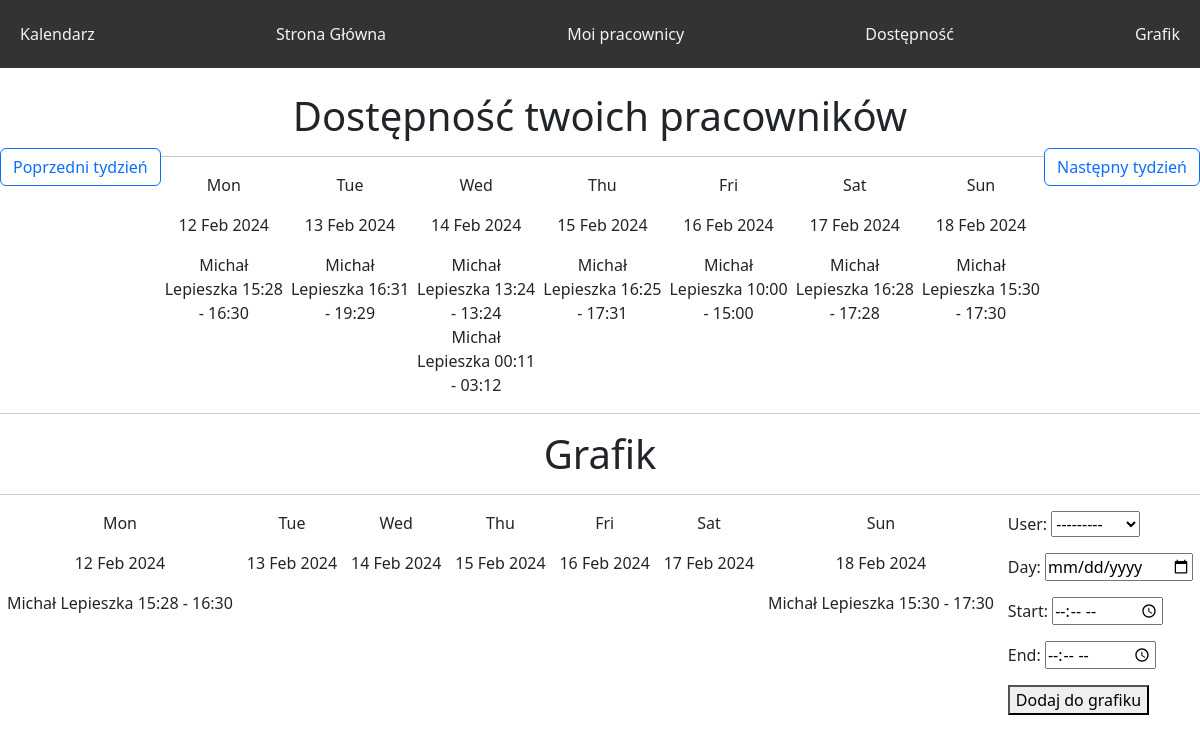
/schedule/timetable/?week_offset=-1 (signed in), run on an earlier commit of the app's database.
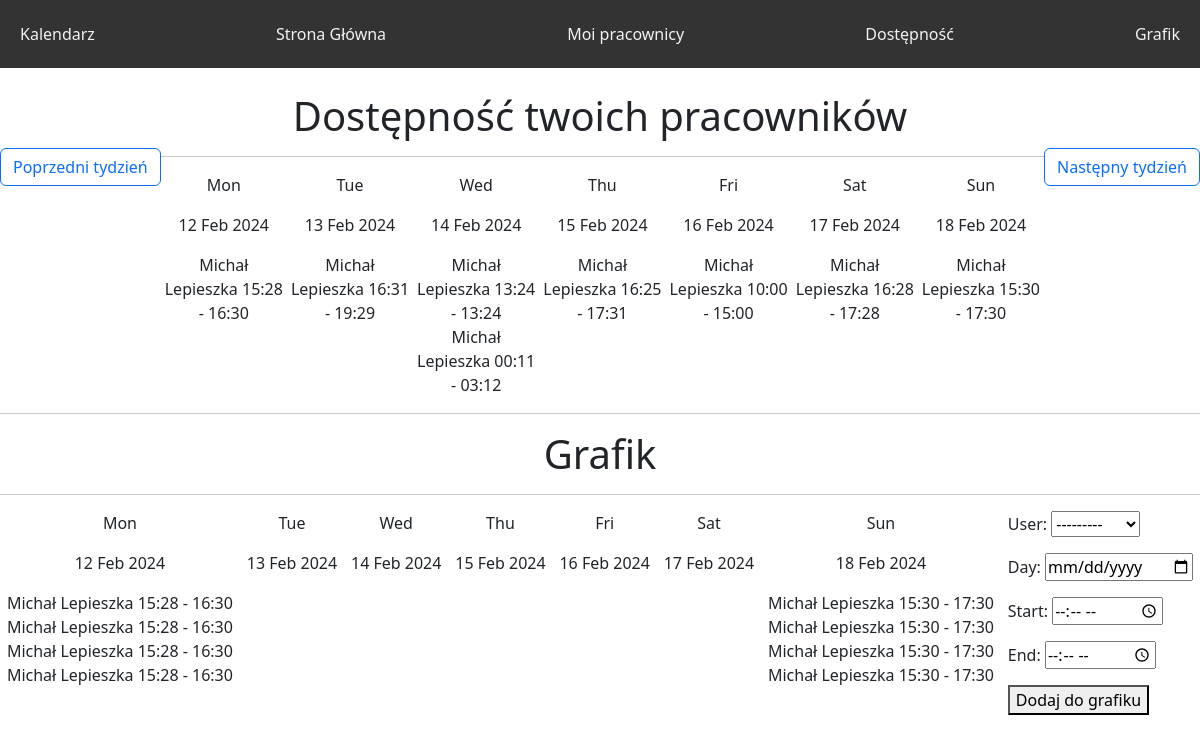
And on a later commit of the database.
### base/models.py (models this page shows, shortened)
class Availability(models.Model):
    availability_day = models.DateField()
    availability_start = models.TimeField()
    availability_end = models.TimeField()
    user = models.ForeignKey(User, on_delete=models.CASCADE)
    upload = models.BooleanField(default=False, blank=True, null=True)

class Timetable(models.Model):
    day = models.DateField()
    start = models.TimeField()
    end = models.TimeField()
    user = models.ForeignKey(User, on_delete=models.CASCADE)

### schedule/views.py (the view, shortened to what this page needs)
# urls.py: path('timetable/', TimetableView.as_view(), name='timetable'),
class TimetableView(LoginRequiredMixin, ListView):
    template_name = 'schedule/timetable.html'
    model = Availability
    context_object_name = 'availabilities'
    form_class = TimetableForm
    @method_decorator(check_user_able_to_see_page)
    def dispatch(self, *args, **kwargs):
        return super().dispatch(*args, **kwargs)
    def get_queryset(self):
        return Availability.objects.filter(upload=True)
    def get_context_data(self, *args, **kwargs):
        context = super().get_context_data(**kwargs)
        week_offset = int(self.request.GET.get('week_offset', 0))
        today = datetime.now() + timedelta(weeks=week_offset)
        week_dates = get_week_dates(today)
        context['week_dates'] = {date: [] for date in week_dates}
        context['prev_week_url'] = prev_week(today, week_offset)
        context['next_week_url'] = next_week(today, week_offset)
        week_dates_timetable = get_week_dates(today)
        context['week_dates_timetable'] = {date: [] for date in week_dates_timetable}
        availabilities = self.get_queryset()
        timetables = Timetable.objects.all()
        context['timetables'] = timetables
        for availability in availabilities:
            if availability.availability_day in context['week_dates']:
                context['week_dates'][availability.availability_day].append(availability)
        for timetable in timetables:
            if timetable.day in context['week_dates_timetable']:
                context['week_dates_timetable'][timetable.day].append(timetable)
        if 'form' not in context:
            context['form'] = self.form_class()
        return context

### base/forms.py
class TimetableForm(forms.ModelForm):
    class Meta:
        model = Timetable
        widgets = {
            'day': forms.DateInput(attrs={'type': 'date'}),
            'start': forms.TimeInput(attrs={'type': 'time'}, format='%H:%M'),
            'end': forms.TimeInput(attrs={'type': 'time'}, format='%H:%M'),
        }
        fields = ['user', 'day', 'start', 'end']

### schedule/utils.py (called while the page is built)
def get_week_dates(date):
    start_of_week = date.date() - timedelta(days=date.weekday())
    week_dates = [start_of_week + timedelta(days=i) for i in range(7)]
    return week_dates

### schedule/views.py (called while the page is built)
def prev_week(d, week_offset):
    return 'week_offset=' + str(week_offset - 1)

def next_week(d, week_offset):
    return 'week_offset=' + str(week_offset + 1)

### schedule/templates/schedule/timetable.html (shortened to what this page needs)
{% extends 'schedule/base.html' %}
{% block content %}
<center><h1>Dostępność twoich pracowników</h1></center>
<div>
    <a class="btn btn-outline-primary left" href="?{{ prev_week_url }}">Poprzedni tydzień</a>
    <a class="btn btn-outline-primary right" href="?{{ next_week_url }}">Następny tydzień</a>
</div>
<hr>
<div class="week-calendar" style="display: flex; justify-content: space-around;">
    {% for date, availabilities in week_dates.items %}
    <div>
        <p>{{ date|date:"D" }}</p>
        <p>{{ date|date:"d M Y" }}</p>
        {% for availability in availabilities %}
            <li>{{ availability.user.first_name }} {{ availability.user.last_name }} {{ availability.availability_start|date:"H:i" }} - {{ availability.availability_end|date:"H:i" }}</li>
        {% endfor %}
    </div>
    {% endfor %}
</div>
<hr>
<center><h1>Grafik</h1></center>
<hr>
<div class="week-calendar" style="display: flex; justify-content: space-around;">
    {% for date, timetables in week_dates_timetable.items %}
    <div>
        <p>{{ date|date:"D" }}</p>
        <p>{{ date|date:"d M Y" }}</p>
        {% for timetable in timetables %}
            <li>{{ timetable.user.first_name }} {{ timetable.user.last_name }} {{ timetable.start|date:"H:i" }} - {{ timetable.end|date:"H:i" }}</li>
        {% endfor %}
        </div>
    {% endfor %}
<form method="post">
    {{ form.as_p }}
    <button type="submit">Dodaj do grafiku</button>
</form>
{% endblock %}

What changed in the data, as far as the page shows it:
added Timetable: user.first_name "Michał", user.last_name "Lepieszka", start "15:28", end "16:30", shown under "Mon"
added Timetable: user.first_name "Michał", user.last_name "Lepieszka", start "15:28", end "16:30", shown under "Mon"
added Timetable: user.first_name "Michał", user.last_name "Lepieszka", start "15:28", end "16:30", shown under "Mon"
added Timetable: user.first_name "Michał", user.last_name "Lepieszka", start "15:30", end "17:30", shown under "Sun"
added Timetable: user.first_name "Michał", user.last_name "Lepieszka", start "15:30", end "17:30", shown under "Sun"
added Timetable: user.first_name "Michał", user.last_name "Lepieszka", start "15:30", end "17:30", shown under "Sun"
